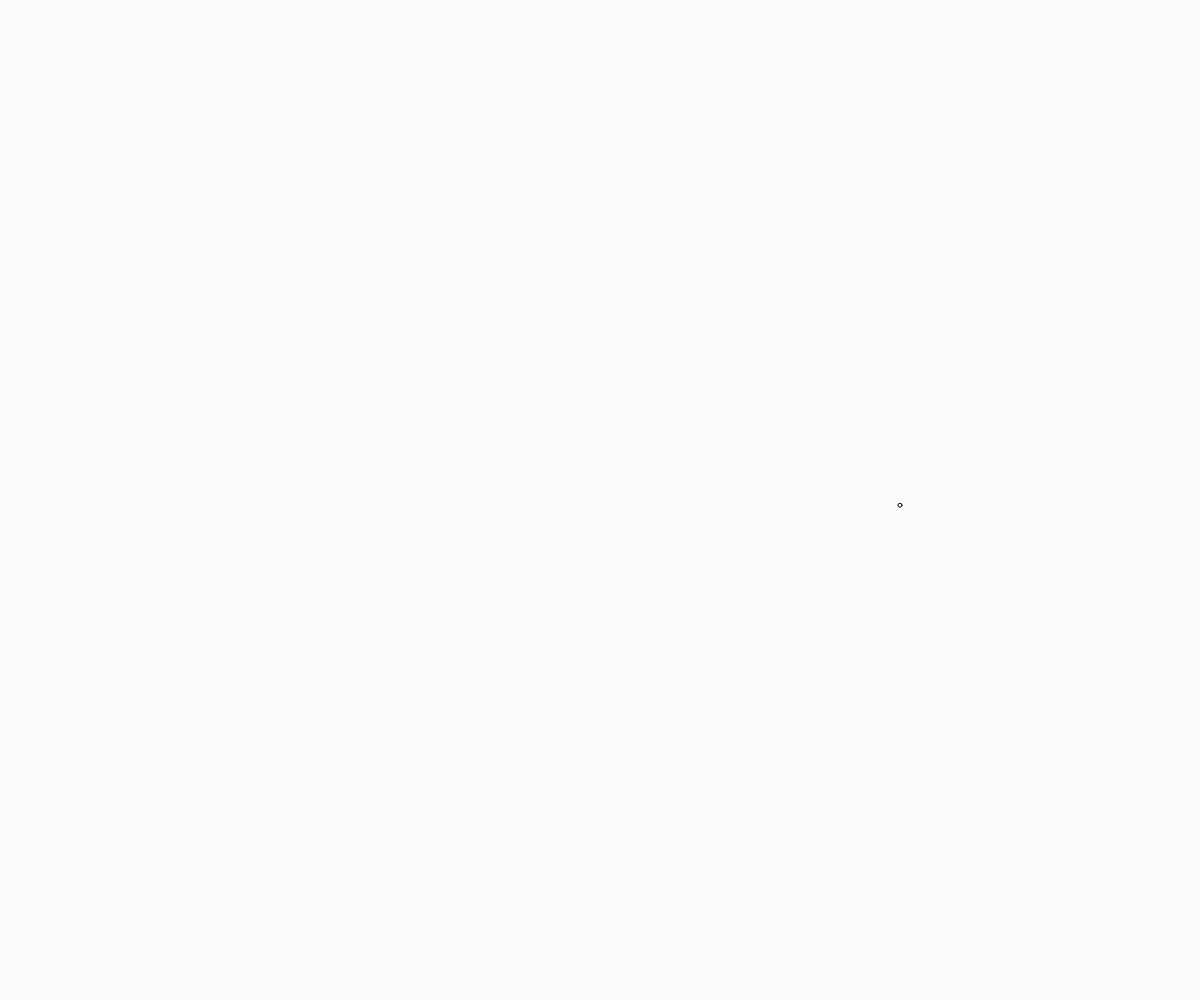
Frame 1 (no input)
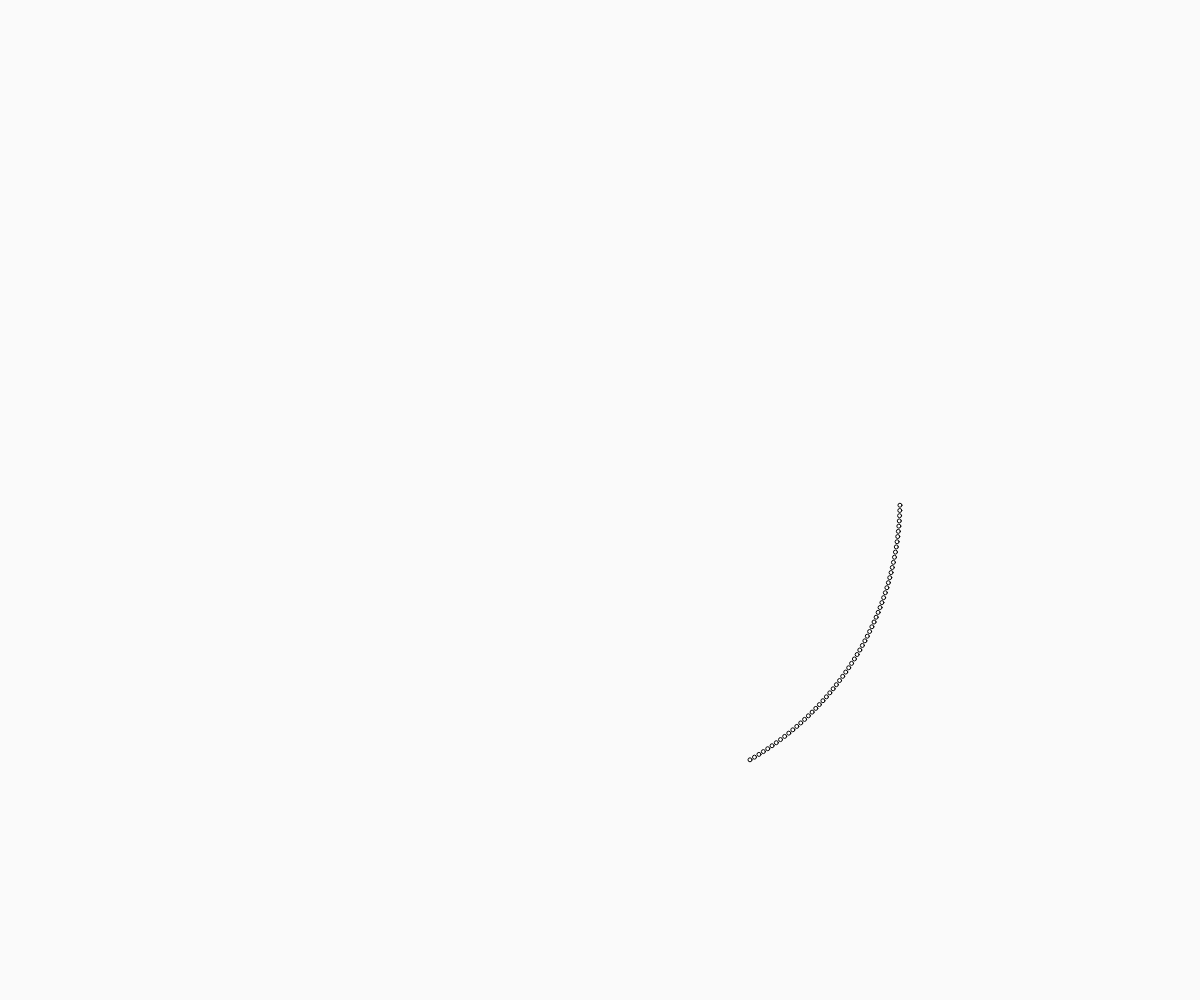
Frame 60 (no input)
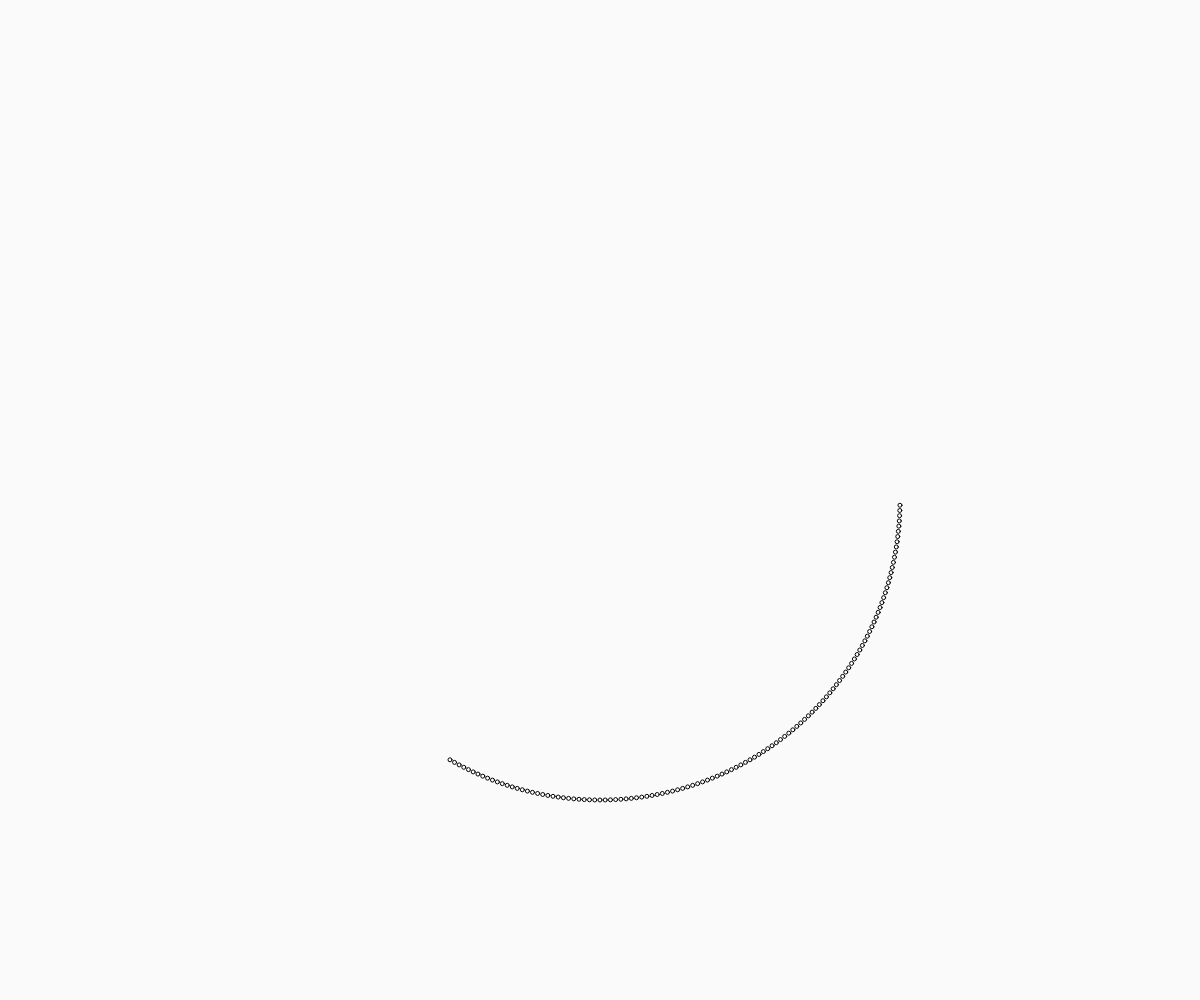
Frame 120 (the mouse pressed at the canvas centre since frame 60)

The p5.js sketch that drew these frames (run headless with seeded random() and noise() and a simulated clock; from frame 60 on, the mouse is pressed at the canvas centre):

// p5.js sketch
// ── sketch.js
function setup() {
    createCanvas(windowWidth, windowHeight);
    background(250);
    angleMode(DEGREES);
}

function draw() {
    let theta = frameCount % 360;
    let rho = width / 4;

    // polar to cartesian
    let x = rho * cos(theta);
    let y = rho * sin(theta);

    translate(width / 2, height / 2);
    circle(x, y, 4);
}
